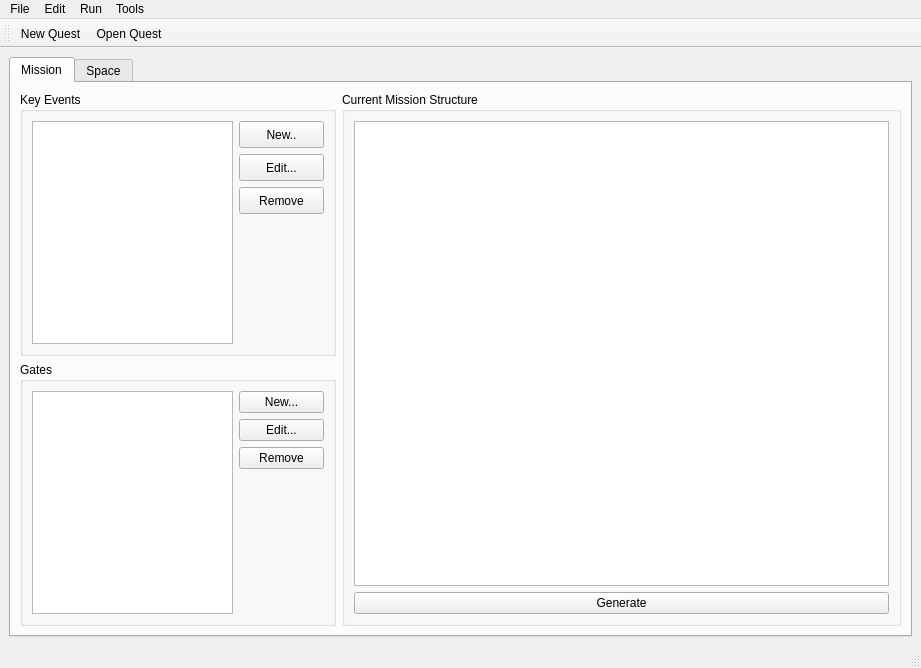
<?xml version="1.0" encoding="UTF-8"?>
<ui version="4.0">
 <class>EditorWindow</class>
 <widget class="QMainWindow" name="EditorWindow">
  <property name="geometry">
   <rect>
    <x>0</x>
    <y>0</y>
    <width>921</width>
    <height>668</height>
   </rect>
  </property>
  <property name="sizePolicy">
   <sizepolicy hsizetype="Maximum" vsizetype="Maximum">
    <horstretch>0</horstretch>
    <verstretch>0</verstretch>
   </sizepolicy>
  </property>
  <property name="minimumSize">
   <size>
    <width>921</width>
    <height>668</height>
   </size>
  </property>
  <property name="windowTitle">
   <string>MainWindow</string>
  </property>
  <widget class="QWidget" name="centralwidget">
   <layout class="QGridLayout" name="gridLayout_4">
    <item row="0" column="0">
     <widget class="QTabWidget" name="tabView">
      <property name="currentIndex">
       <number>0</number>
      </property>
      <widget class="QWidget" name="missionTab">
       <attribute name="title">
        <string>Mission</string>
       </attribute>
       <layout class="QGridLayout" name="gridLayout">
        <item row="0" column="0">
         <layout class="QHBoxLayout" name="horizontalLayout">
          <item>
           <layout class="QVBoxLayout" name="verticalLayout">
            <property name="sizeConstraint">
             <enum>QLayout::SetMaximumSize</enum>
            </property>
            <item>
             <widget class="QGroupBox" name="keyEventGroup">
              <property name="minimumSize">
               <size>
                <width>0</width>
                <height>169</height>
               </size>
              </property>
              <property name="maximumSize">
               <size>
                <width>318</width>
                <height>16777215</height>
               </size>
              </property>
              <property name="title">
               <string>Key Events</string>
              </property>
              <layout class="QGridLayout" name="gridLayout_2">
               <item row="3" column="1">
                <spacer name="verticalSpacer">
                 <property name="orientation">
                  <enum>Qt::Vertical</enum>
                 </property>
                 <property name="sizeHint" stdset="0">
                  <size>
                   <width>20</width>
                   <height>119</height>
                  </size>
                 </property>
                </spacer>
               </item>
               <item row="2" column="1">
                <widget class="QPushButton" name="removeKeyEventButton">
                 <property name="minimumSize">
                  <size>
                   <width>85</width>
                   <height>27</height>
                  </size>
                 </property>
                 <property name="maximumSize">
                  <size>
                   <width>85</width>
                   <height>27</height>
                  </size>
                 </property>
                 <property name="text">
                  <string>Remove</string>
                 </property>
                </widget>
               </item>
               <item row="0" column="1">
                <widget class="QPushButton" name="newKeyEventButton">
                 <property name="minimumSize">
                  <size>
                   <width>85</width>
                   <height>27</height>
                  </size>
                 </property>
                 <property name="maximumSize">
                  <size>
                   <width>85</width>
                   <height>27</height>
                  </size>
                 </property>
                 <property name="text">
                  <string>New..</string>
                 </property>
                </widget>
               </item>
               <item row="1" column="1">
                <widget class="QPushButton" name="editKeyEventButton">
                 <property name="minimumSize">
                  <size>
                   <width>85</width>
                   <height>27</height>
                  </size>
                 </property>
                 <property name="maximumSize">
                  <size>
                   <width>85</width>
                   <height>27</height>
                  </size>
                 </property>
                 <property name="text">
                  <string>Edit...</string>
                 </property>
                </widget>
               </item>
               <item row="0" column="0" rowspan="4">
                <widget class="QListView" name="keyEventList">
                 <property name="sizePolicy">
                  <sizepolicy hsizetype="Fixed" vsizetype="Expanding">
                   <horstretch>0</horstretch>
                   <verstretch>0</verstretch>
                  </sizepolicy>
                 </property>
                 <property name="minimumSize">
                  <size>
                   <width>166</width>
                   <height>0</height>
                  </size>
                 </property>
                 <property name="maximumSize">
                  <size>
                   <width>201</width>
                   <height>16777215</height>
                  </size>
                 </property>
                </widget>
               </item>
              </layout>
             </widget>
            </item>
            <item>
             <widget class="QGroupBox" name="gateGroup">
              <property name="minimumSize">
               <size>
                <width>0</width>
                <height>169</height>
               </size>
              </property>
              <property name="maximumSize">
               <size>
                <width>318</width>
                <height>16777215</height>
               </size>
              </property>
              <property name="title">
               <string>Gates</string>
              </property>
              <layout class="QGridLayout" name="gridLayout_3">
               <item row="0" column="1">
                <widget class="QPushButton" name="newGateButton">
                 <property name="maximumSize">
                  <size>
                   <width>85</width>
                   <height>27</height>
                  </size>
                 </property>
                 <property name="text">
                  <string>New...</string>
                 </property>
                </widget>
               </item>
               <item row="1" column="1">
                <widget class="QPushButton" name="editGateButton">
                 <property name="maximumSize">
                  <size>
                   <width>85</width>
                   <height>27</height>
                  </size>
                 </property>
                 <property name="text">
                  <string>Edit...</string>
                 </property>
                </widget>
               </item>
               <item row="2" column="1">
                <widget class="QPushButton" name="removeGateButton">
                 <property name="maximumSize">
                  <size>
                   <width>85</width>
                   <height>27</height>
                  </size>
                 </property>
                 <property name="text">
                  <string>Remove</string>
                 </property>
                </widget>
               </item>
               <item row="3" column="1">
                <spacer name="verticalSpacer_2">
                 <property name="orientation">
                  <enum>Qt::Vertical</enum>
                 </property>
                 <property name="sizeHint" stdset="0">
                  <size>
                   <width>20</width>
                   <height>118</height>
                  </size>
                 </property>
                </spacer>
               </item>
               <item row="0" column="0" rowspan="4">
                <widget class="QListView" name="gateList">
                 <property name="sizePolicy">
                  <sizepolicy hsizetype="Fixed" vsizetype="Expanding">
                   <horstretch>0</horstretch>
                   <verstretch>0</verstretch>
                  </sizepolicy>
                 </property>
                 <property name="minimumSize">
                  <size>
                   <width>166</width>
                   <height>0</height>
                  </size>
                 </property>
                 <property name="maximumSize">
                  <size>
                   <width>201</width>
                   <height>16777215</height>
                  </size>
                 </property>
                </widget>
               </item>
              </layout>
             </widget>
            </item>
           </layout>
          </item>
          <item>
           <widget class="QGroupBox" name="structureGroup">
            <property name="title">
             <string>Current Mission Structure</string>
            </property>
            <layout class="QVBoxLayout" name="verticalLayout_2">
             <item>
              <widget class="QGraphicsView" name="structureView"/>
             </item>
             <item>
              <widget class="QPushButton" name="generateMissionButton">
               <property name="text">
                <string>Generate</string>
               </property>
              </widget>
             </item>
            </layout>
           </widget>
          </item>
         </layout>
        </item>
       </layout>
      </widget>
      <widget class="QWidget" name="spaceTab">
       <attribute name="title">
        <string>Space</string>
       </attribute>
      </widget>
     </widget>
    </item>
   </layout>
  </widget>
  <widget class="QMenuBar" name="menubar">
   <property name="geometry">
    <rect>
     <x>0</x>
     <y>0</y>
     <width>921</width>
     <height>25</height>
    </rect>
   </property>
   <widget class="QMenu" name="menuProcedural_Level_Designer">
    <property name="enabled">
     <bool>true</bool>
    </property>
    <property name="title">
     <string>File</string>
    </property>
    <addaction name="actionNew_Quest"/>
    <addaction name="actionOpen_Quest"/>
    <addaction name="separator"/>
    <addaction name="actionSave_Quest"/>
    <addaction name="actionClose"/>
    <addaction name="separator"/>
    <addaction name="actionNew_Map"/>
    <addaction name="actionNew_Script"/>
    <addaction name="actionNew_Tileset"/>
    <addaction name="separator"/>
    <addaction name="actionExit"/>
   </widget>
   <widget class="QMenu" name="menuEdit">
    <property name="title">
     <string>Edit</string>
    </property>
   </widget>
   <widget class="QMenu" name="menuTools">
    <property name="title">
     <string>Tools</string>
    </property>
    <addaction name="actionQuest_Database"/>
    <addaction name="actionSet_Solarus_Directory"/>
   </widget>
   <widget class="QMenu" name="menuRun">
    <property name="title">
     <string>Run</string>
    </property>
    <addaction name="actionRun"/>
   </widget>
   <addaction name="menuProcedural_Level_Designer"/>
   <addaction name="menuEdit"/>
   <addaction name="menuRun"/>
   <addaction name="menuTools"/>
  </widget>
  <widget class="QStatusBar" name="statusbar"/>
  <widget class="QToolBar" name="toolBar">
   <property name="windowTitle">
    <string>toolBar</string>
   </property>
   <attribute name="toolBarArea">
    <enum>TopToolBarArea</enum>
   </attribute>
   <attribute name="toolBarBreak">
    <bool>false</bool>
   </attribute>
   <addaction name="actionNew_Quest"/>
   <addaction name="actionOpen_Quest"/>
  </widget>
  <action name="actionNew_Quest">
   <property name="enabled">
    <bool>true</bool>
   </property>
   <property name="text">
    <string>New Quest</string>
   </property>
  </action>
  <action name="actionOpen_Quest">
   <property name="text">
    <string>Open Quest</string>
   </property>
  </action>
  <action name="actionClose">
   <property name="enabled">
    <bool>false</bool>
   </property>
   <property name="text">
    <string>Close Quest</string>
   </property>
  </action>
  <action name="actionExit">
   <property name="text">
    <string>Exit</string>
   </property>
  </action>
  <action name="actionSave_Quest">
   <property name="enabled">
    <bool>false</bool>
   </property>
   <property name="text">
    <string>Save Quest</string>
   </property>
  </action>
  <action name="actionQuest_Options">
   <property name="enabled">
    <bool>false</bool>
   </property>
   <property name="text">
    <string>Quest Options</string>
   </property>
  </action>
  <action name="actionNew_Map">
   <property name="enabled">
    <bool>false</bool>
   </property>
   <property name="text">
    <string>New Map</string>
   </property>
  </action>
  <action name="actionNew_Script">
   <property name="enabled">
    <bool>false</bool>
   </property>
   <property name="text">
    <string>New Script</string>
   </property>
  </action>
  <action name="actionNew_Tileset">
   <property name="enabled">
    <bool>false</bool>
   </property>
   <property name="text">
    <string>New Tileset</string>
   </property>
  </action>
  <action name="actionQuest_Database">
   <property name="enabled">
    <bool>false</bool>
   </property>
   <property name="text">
    <string>Quest Database</string>
   </property>
  </action>
  <action name="actionRun">
   <property name="text">
    <string>Run</string>
   </property>
  </action>
  <action name="actionSet_Solarus_Directory">
   <property name="text">
    <string>Set Solarus Directory</string>
   </property>
  </action>
 </widget>
 <resources/>
 <connections/>
</ui>
